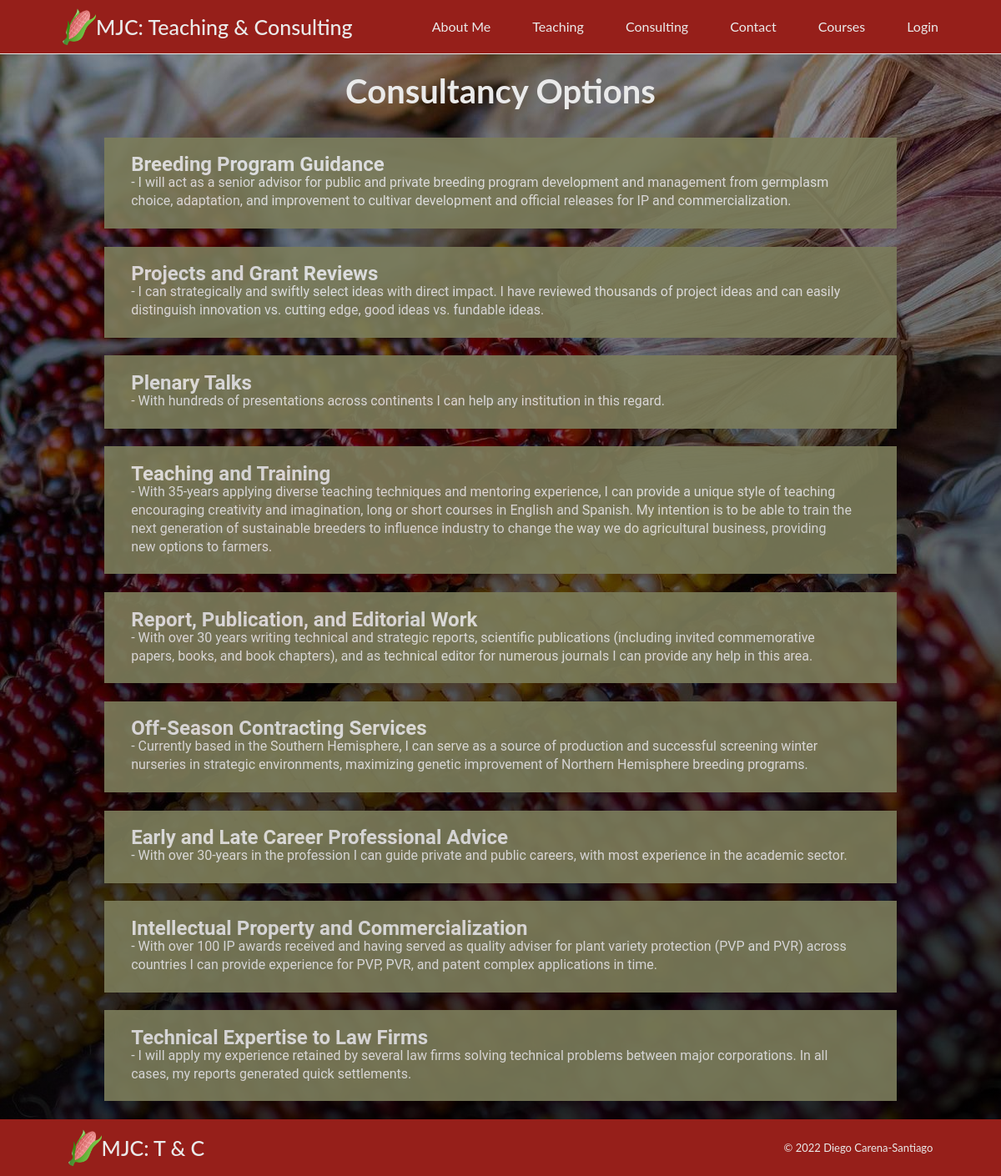
The app's page /Consulting.php with its own data.
### tables this page shows
CREATE TABLE `conoptions` (
  `id` int(11) NOT NULL,
  `title` varchar(100) DEFAULT NULL,
  `description` text NOT NULL
);

### Consulting.php (the view, shortened to what this page needs)
<html lang="en">
    <head>
        <link rel="stylesheet" href="css/courses.css" />
        <link rel="stylesheet" href="css/style.css" />
    </head>
    <body>
      <?php include('components/header.php');?>
        <div class="heroImage2">
            <div class="wrapper">
                <div class="span_3_of_3">
                    <h2 class="heading">Consultancy Options</h2>
                </div>
<?php
    include('setup.php');
    $sql = "Select * from conoptions";
    $result = $conn->query($sql);
if ($result->num_rows > 0) {
  while($row = $result->fetch_assoc()) {
        $title = $row["title"];
        $desc = $row["description"];
?>
    <ul class="c-background">
        <li class="c-options">
                <h2>
                    <?php print($title); ?>
                </h2>
                <p>
                    - <?php print($desc); ?>
                </p>
        </li>
    </ul>
<?php
  }
} else {
  echo "0 results";
}
    ?>
            </div>
        </div>
        <footer>
            <?php include('components/footer.php');?>
        </footer>
    </body>
</html>

### css/style.css (style rules this page uses)
:root { --dl-color-paleyellow: #fffef3ff; --dl-color-red: #961f1aff; --dl-color-grey: #cbcbcbff; --dl-color-black: #1a1a1aff; --dl-color-green: #7c7d5bff; --dl-color-white: #eaeaeaff; }
* { margin: 0; padding: 0; box-sizing: border-box; }
.span_3_of_3 { width: 100%; font-size: 1.8rem; font-family: 'Roboto', sans-serif; text-align: center; color: var(--dl-color-white); padding: 1rem; }
body { width: 100%; height: 100%; }
html { font-size: 62.5%; }
li { list-style: none; }
.heading { font-size: 4rem; padding: 1% 1% 0 1%; color: var(--dl-color-white); font-family: 'Lato', sans-serif; }
.wrapper { width: 90%; height: auto; margin: auto; clear: both; overflow: auto; }
.heroImage2 { background-image: linear-gradient(rgba(0,0,0, 0.4),rgba(0,0,0,0.8)), url("../images/C-1.jpg"); height: auto; background-position: center; background-repeat: no-repeat; }
footer { font-family: 'Lato', sans-serif; width: 100%; justify-content: space-between; background-color: var(--dl-color-red); padding-top: .5%; padding-bottom: .5%; clear: both; }
.c-options { color: var(--dl-color-white); background-color: var(--dl-color-green); opacity: 0.9; margin: 2% 6% 2% 6%; padding: 2% 5% 2% 3%; font-size: 1.6rem; font-family: 'Roboto', sans-serif; line-height: 2.2rem; }

### records on screen
conoptions: title "Breeding Program Guidance", description "I will act as a senior advisor for public and private breeding program development and management from germplasm choice, adaptation, and improvement to cultivar development and official releases for IP and commercialization."
conoptions: title "Projects and Grant Reviews", description "I can strategically and swiftly select ideas with direct impact. I have reviewed thousands of project ideas and can easily distinguish innovation vs. cutting edge, good ideas vs. fundable ideas."
conoptions: title "Plenary Talks", description "With hundreds of presentations across continents I can help any institution in this regard."
conoptions: title "Teaching and Training", description "With 35-years applying diverse teaching techniques and mentoring experience, I can provide a unique style of teaching encouraging creativity and imagination, long or short courses in English and Spanish. My intention is to be able to train the next generation of sustainable breeders to influence industry to change the way we do agricultural business, providing new options to farmers."
conoptions: title "Report, Publication, and Editorial Work", description "With over 30 years writing technical and strategic reports, scientific publications (including invited commemorative papers, books, and book chapters), and as technical editor for numerous journals I can provide any help in this area."
conoptions: title "Off-Season Contracting Services", description "Currently based in the Southern Hemisphere, I can serve as a source of production and successful screening winter nurseries in strategic environments, maximizing genetic improvement of Northern Hemisphere breeding programs."
conoptions: title "Early and Late Career Professional Advice", description "With over 30-years in the profession I can guide private and public careers, with most experience in the academic sector."
conoptions: title "Intellectual Property and Commercialization", description "With over 100 IP awards received and having served as quality adviser for plant variety protection (PVP and PVR) across countries I can provide experience for PVP, PVR, and patent complex applications in time."
conoptions: title "Technical Expertise to Law Firms", description "I will apply my experience retained by several law firms solving technical problems between major corporations. In all cases, my reports generated quick settlements."
